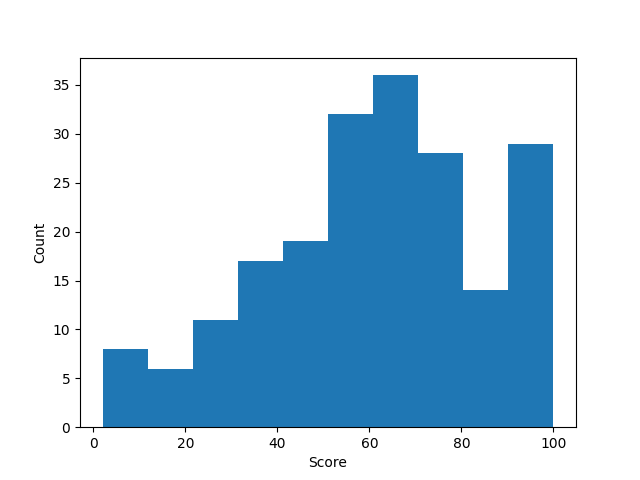

The script that saved this image:
import pandas
from matplotlib import pyplot

score = pandas.read_csv('score2.csv', encoding='utf_8')
pyplot.figure('Math')
pyplot.xlabel('Score')
pyplot.ylabel('Count')
pyplot.hist(score['Math'])
pyplot.savefig('hist1.png')
pyplot.show()